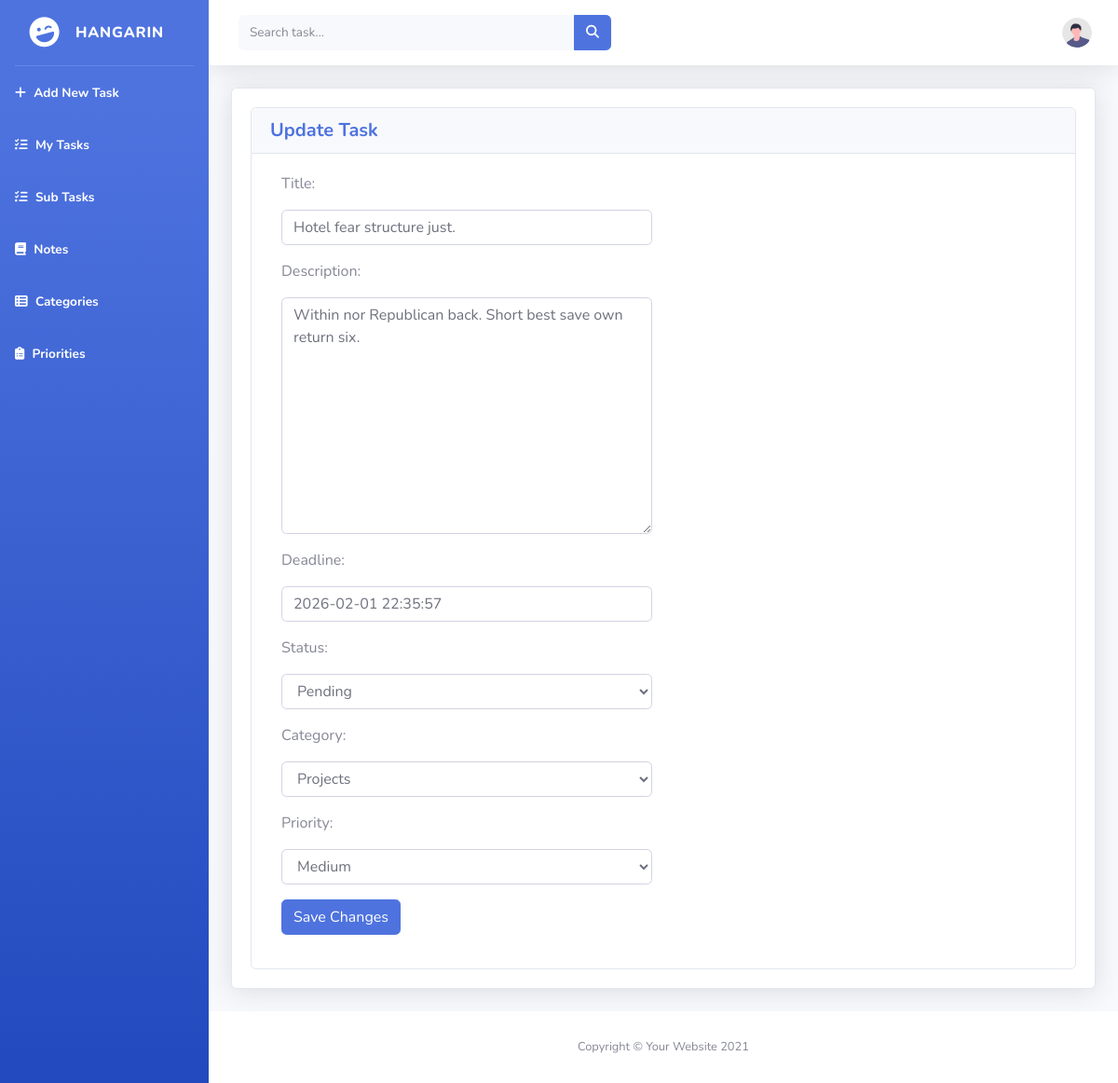
The page /task_list/16 on the database as committed earlier.
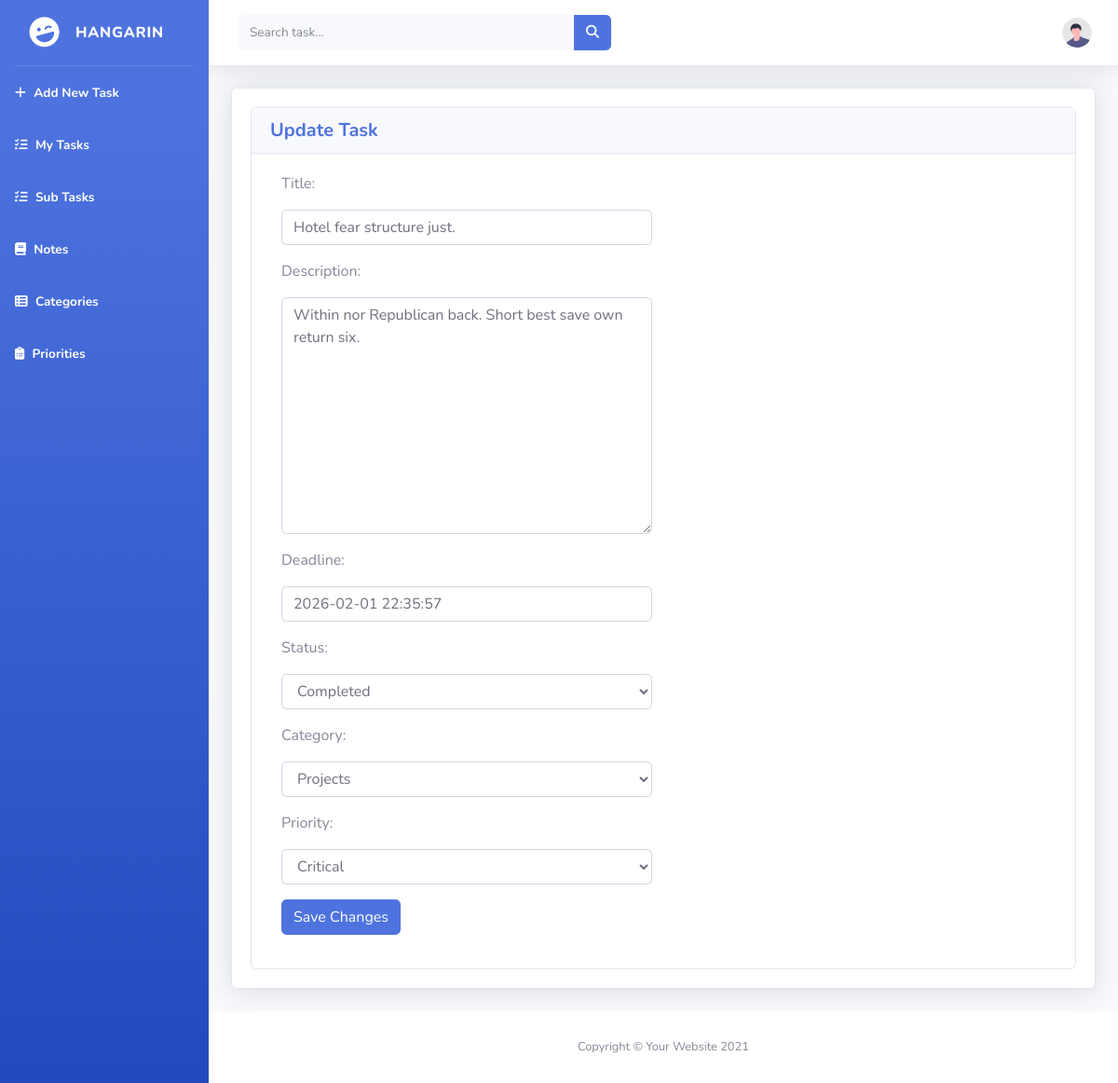
The same page on the database as committed later.
### tasks/models.py (models this page shows, shortened)
class BaseModel(models.Model):
    created_at = models.DateTimeField(auto_now_add=True)
    updated_at = models.DateTimeField(auto_now=True)
    class Meta:
        abstract = True

class Task(BaseModel):
    STATUS_CHOICES = [
        ("Pending", "Pending"),
        ("In Progress", "In Progress"),
        ("Completed", "Completed"),
    ]
    title = models.CharField(max_length=200)
    description = models.TextField()
    deadline = models.DateTimeField()
    status = models.CharField(
        max_length=50,
        choices=STATUS_CHOICES,
        default="Pending"
    )
    category = models.ForeignKey(Category, on_delete=models.CASCADE)
    priority = models.ForeignKey(Priority, on_delete=models.CASCADE, null=True, blank=True)

### tasks/views.py (the view)
# urls.py: path('task_list/<pk>', TaskUpdateView.as_view(), name='task-update'),
class TaskUpdateView(UpdateView):
    model = Task
    form_class = TaskForm
    template_name = 'task_form.html'
    success_url = reverse_lazy('task-list')

### tasks/forms.py
class TaskForm(ModelForm):
    class Meta:
        model = Task
        fields = "__all__"

### tasks/models.py (called while the page is built)
    def __str__(self):
        return self.name

    def __str__(self):
        return self.name

### templates/task_form.html (shortened to what this page needs)
{% extends 'base.html' %}
{% load static %}
{% block content %}
<div class="container-fluid">
    <div class="card shadow mb-4">
        <div class="card-body">
            <div class="row">
                <div class="col-md-12">
                    <div class="card">
                        <div class="card-header">
                            <h5 class="m-0 font-weight-bold text-primary">
                                {% if object %}
                                    Update Task
                                {% else %}
                                    Add New Task
                                {% endif %}
                            </h5>
                        </div>
                        <div class="card-body">
                            <div class="col-md-6">
                                <form action="" method="post" novalidate>
                                    {% include 'includes/form.html' %}
                                    <div class="form-group mt-3">
                                        <button type="submit" class="btn btn-primary btn-rounded">
                                            Save Changes
                                        </button>
                                    </div>
                                </form>
                            </div>
                        </div>
                    </div>
                </div>
            </div>
        </div>
    </div>
</div>
{% endblock %}

### templates/includes/form.html (shortened to what this page needs)
{% load widget_tweaks %}
{% for field in form %}
<div class="field item form-group">
    <label>{{ field.label_tag }}</label>
    <div class="form-group">
        {% render_field field class="form-control" %}
    </div>
</div>
{% endfor %}

Rows that differ between the two databases and show on the page:
changed Task "Hotel fear structure just.": status "Pending" → "Completed"; priority "Medium" → "Critical"
